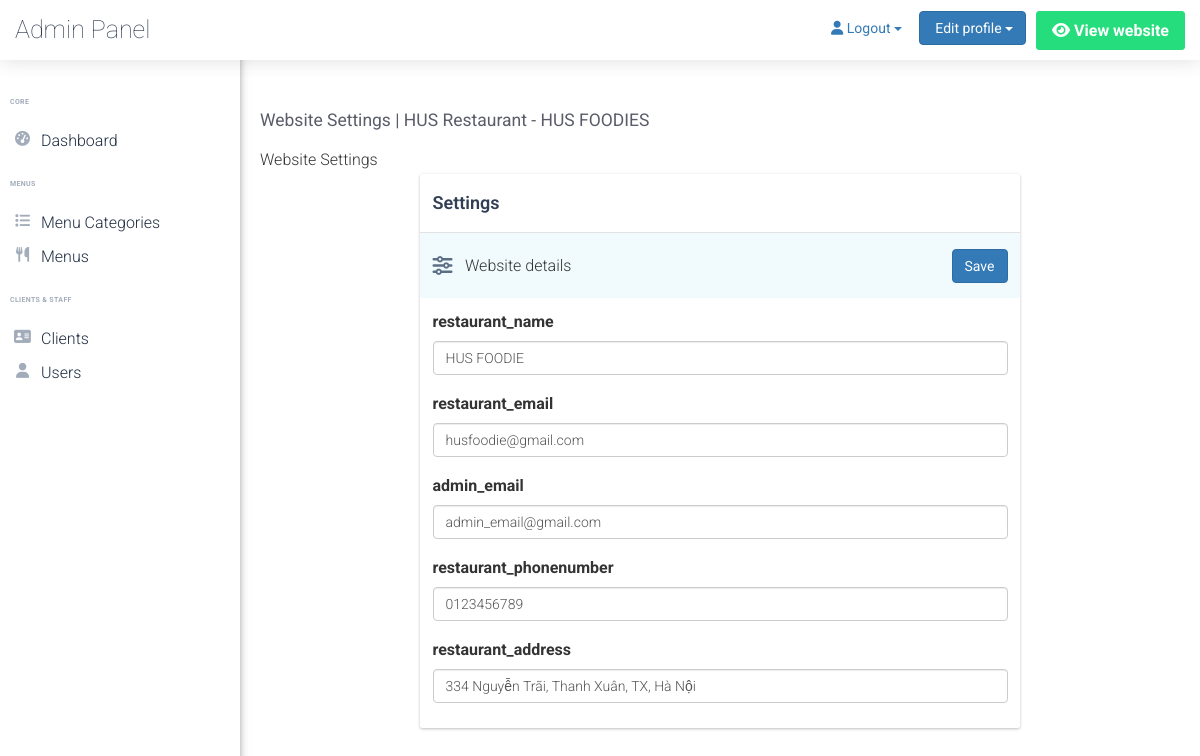
The app's page /admin/website-settings.php (signed in) with its own data.
### tables this page shows
CREATE TABLE `website_settings` (
  `option_id` int(5) NOT NULL,
  `option_name` varchar(255) NOT NULL,
  `option_value` varchar(255) NOT NULL
);

### admin/website-settings.php (the view, shortened to what this page needs)
<?php
if (isset($_SESSION['username']) && isset($_SESSION['password'])) {
	include '../common/connect.php';
	include '../common/functions.php';
	include 'Includes/templates/header.php';
	include 'Includes/templates/navbar.php';
	$sql_website = "SELECT * FROM `website_settings`";
	$result_website = $conn->query($sql_website);
	if ($result_website->num_rows > 0) {
		$row_web = $result_website->fetch_all(MYSQLI_ASSOC);
	}
?>
	<div class="card">
		<div class="card-header">
			Website Settings
		</div>
		<div class="card-body">
			<form method="POST" class="website_settings_form" action="website-settings.php">
				<div class="panel-X">
					<div class="panel-header-X">
						<div class="main-title">
							Settings
						</div>
					</div>
					<div class="save-header-X">
						<div style="display:flex">
							<div class="icon">
								<i class="fa fa-sliders-h"></i>
							</div>
							<div class="title-container">Website details</div>
						</div>
						<div class="button-controls">
							<button type="submit" name="save_settings" class="btn btn-primary">Save</button>
						</div>
					</div>
					<div class="panel-body-X">
						<?php
						foreach ($row_web as $option) {
						?>
							<div class="form-group">
								<label for="<?php echo $option['option_name'] ?>">
									<?php echo $option['option_name'] ?>
								</label>
								<input type="text" value="<?php echo (isset($_POST[$option['option_name']])) ? $_POST[$option['option_name']] : $option['option_value'] ?>" name="<?php echo $option['option_name'] ?>" class="form-control">
							</div>
						<?php
						}
						?>
					</div>
				</div>
			</form>
		</div>
	</div>
<?php
	include 'Includes/templates/footer.php';
} else {
	header('Location: index.php');
	exit();
}
?>

### admin/self/main.css (style rules this page uses)
html { scroll-behavior: smooth; }
body { font-family: 'Roboto', sans-serif; font-size: 16px; line-height: 28px; font-weight: 300; }
.panel-X { border: 0; -webkit-box-shadow: 0 1px 3px 0 rgba(0,0,0,.25); box-shadow: 0 1px 3px 0 rgba(0,0,0,.25); border-radius: .25rem; position: relative; display: -webkit-box; display: -ms-flexbox; display: flex; -webkit-box-orient: vertical; -webkit-box-direction: normal; -ms-flex-direction: column; flex-direction: column; min-width: 0; word-wrap: break-word; background-color: #fff; background-clip: border-box; margin: auto; width: 600px; }
.panel-header-X { display: -webkit-box; display: -ms-flexbox; display: flex; -webkit-box-pack: justify; -ms-flex-pack: justify; justify-content: space-between; -webkit-box-align: center; -ms-flex-align: center; align-items: center; padding-left: 1.25rem; padding-right: 1.25rem; border-bottom: 1px solid rgb(226, 226, 226); }
.save-header-X { display: -webkit-box; display: -ms-flexbox; display: flex; -webkit-box-align: center; -ms-flex-align: center; align-items: center; -webkit-box-pack: justify; -ms-flex-pack: justify; justify-content: space-between; min-height: 65px; padding: 0 1.25rem; background-color: #f1fafd; }
.panel-header-X>.main-title { font-size: 18px; font-weight: 600; color: #313e54; padding: 15px 0; }
.panel-body-X { padding: 1rem 1.25rem; }
.save-header-X .icon { width: 20px; text-align: center; font-size: 20px; color: #5b6e84; margin-right: 1.25rem; }

### records on screen
website_settings: option_name "restaurant_name", restaurant_name "HUS FOODIE"
website_settings: option_name "restaurant_email", restaurant_email "husfoodie@gmail.com"
website_settings: option_name "admin_email", option_value "admin_email@gmail.com"
website_settings: option_name "restaurant_phonenumber", restaurant_phonenumber "0123456789"
website_settings: option_name "restaurant_address", restaurant_address "334 Nguyễn Trãi, Thanh Xuân, TX, Hà Nội"

### other values on screen
$pageTitle "Website Settings"
